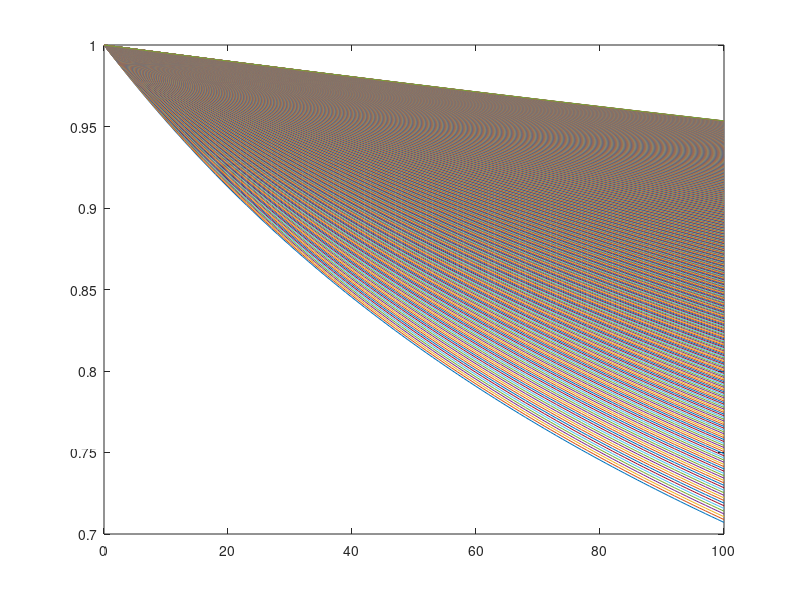

Recreate this plot in MATLAB.
clear all
clc
close all


k = (0:100);

for t=100:1000
    y = 1./sqrt(1+k/t);
    plot(k,y)
    hold on
    
    
end